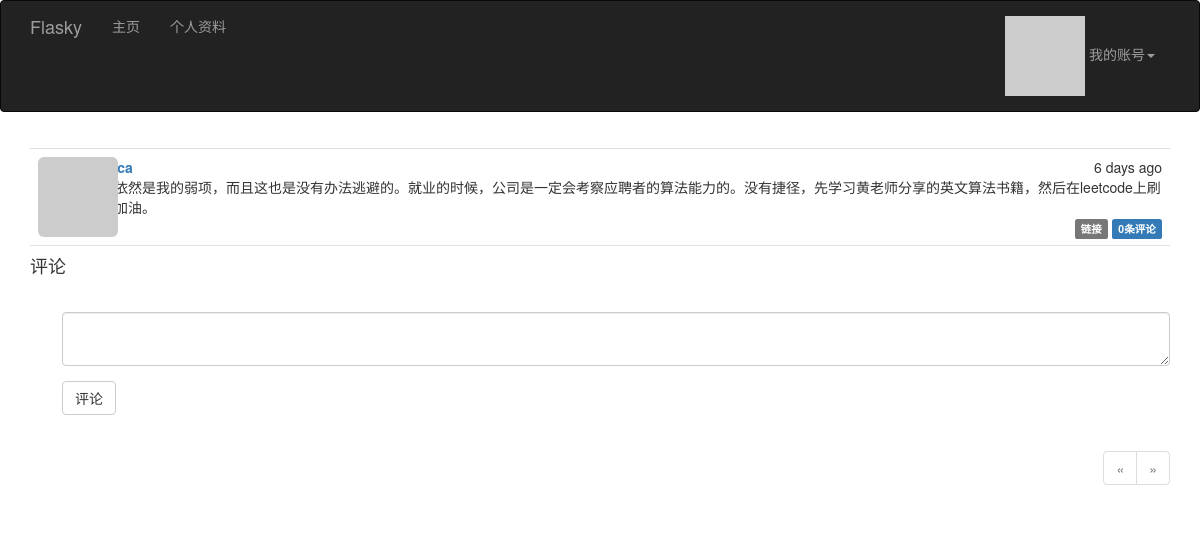
The app's page /post/2 (signed in) with its own data.
### app/models.py (models this page shows, shortened)
class Post(db.Model):
    __tablename__='posts'
    id=db.Column(db.Integer,primary_key=True)
    body=db.Column(db.Text)
    timestamp=db.Column(db.DateTime,index=True,default=datetime.utcnow)
    author_id=db.Column(db.Integer,db.ForeignKey('users.id'))
    body_html=db.Column(db.Text)
    comments=db.relationship('Comment',backref='post',lazy='dynamic')

### app/main/views.py (the view)
@main.route('/post/<int:id>',methods=['GET','POST'])
def post(id):
    post=Post.query.get_or_404(id)
    form=CommentForm()
    if form.validate_on_submit():
        comment=Comment(body=form.body.data,author=current_user._get_current_object(),post=post)
        db.session.add(comment)
        flash('评论成功')
        return redirect(url_for('main.post',id=post.id))
    page=request.args.get('page',1,type=int)
    pagination=post.comments.order_by(Comment.timestamp.desc()).paginate(page,per_page=current_app.config['FLASKY_COMMENTS_PER_PAGE'],error_out=False)
    comments=pagination.items
    return render_template('post.html',posts=[post],comments=comments,pagination=pagination,form=form)

### app/main/forms.py
class CommentForm(FlaskForm):
    body=PageDownField('',validators=[Required()])
    submit=SubmitField('评论')

### app/auth/views.py (called while the page is built)
@auth.before_app_request
def before_request():
    if current_user.is_authenticated:
        current_user.ping()
        if not current_user.confirmed and request.endpoint[:5]!='auth.' and request.endpoint!='static':
            return redirect(url_for('auth.unconfirmed'))

### app/main/__init__.py (called while the page is built)
@main.app_context_processor
def inject_permissions():
    return dict(Permission=Permission)

### app/main/views.py (called while the page is built)
@main.after_app_request
def after_request(response):
    for query in get_debug_queries():
        if query.duration>=current_app.config['FLASKY_SLOW_DB_QUERY_TIME']:
            current_app.logger.warning(
                'Slow query:%s\nParameters:%s\nDuration:%fs\nContext:%s\n'%
                (query.statement,query.parameters,query.duration,query.context))
    return response

### app/models.py (called while the page is built)
@login_manager.user_loader
def load_user(user_id):
    return User.query.get(int(user_id))

    def can(self,permissions):
        return self.role is not None and (self.role.permissions & permissions)==permissions

    def is_administrator(self):
        return self.can(Permission.ADMINISTER)

    def ping(self):
        self.last_seen=datetime.utcnow()
        db.session.add(self)

    def gravatar(self,size=100,default='identicon',rating='g'):
        if request.is_secure:
            url='https://secure.gravatar.com/avatar'
        else:
            url='http://www.gravatar.com/avatar'
        hash=self.avatar_hash or hashlib.md5(self.email.encode('utf-8')).hexdigest()
        return '{url}/{hash}?s={size}&d={default}&r={rating}'.format(url=url,hash=hash,size=size,default=default,rating=rating)

### app/templates/post.html (shortened to what this page needs)
{%extends 'base.html'%}
{%import 'bootstrap/wtf.html' as wtf%}
{%import '_macros.html' as macros%}
{%block page_content%}
{% include '_posts.html'%}
<h4 id='comments'>评论</h4>
{%if current_user.can(Permission.COMMENT)%}
<div class='comment-form'>
{{wtf.quick_form(form)}}
</div>
{%endif%}
{%if pagination%}
<div class='pagination'>
    {{macros.pagination_widget(pagination,'main.post',fragment='#comments',id=posts[0].id)}}
</div>
{%endif%}
{%endblock page_content%}

### app/templates/_posts.html (shortened to what this page needs)
<ul class='posts'>
    {%for post in posts%}
    <li class='post'>
        <div class='post-thumbnail'>
            <a href="{{url_for('main.user',username=post.author.username)}}">
                <img src="{{post.author.gravatar(size=40)}}" class='img-rounded profile-thumbnail'>
            </a>
        </div>
        <div class='post-content'>
            <div class='post-date'>
                {{moment(post.timestamp).fromNow()}}
            </div>
            <div class='post-author'>
                <a href="{{url_for('main.user',username=post.author.username)}}">{{post.author.username}}</a>
            </div>
            <div class='post-body'>
                {%if post.body_html%}
                {{post.body_html|safe}}
                {%else%}
                {{post.body}}
                {%endif%}
            </div>
            <div class='post-footer'>
                <a href="{{url_for('main.post',id=post.id)}}">
                    <span class='label label-default'>链接</span>
                </a>
                <a href="{{url_for('main.post',id=post.id)}}#comments">
                    <span class='label label-primary'>{{post.comments.count()}}条评论</span>
                </a>
            </div>
        </div>
    </li>
    {%endfor%}
</ul>

### app/static/css/styles.css (style rules this page uses)
.profile-thumbnail { position: absolute; }
ul.posts { list-style-type: none; padding: 0px; margin: 16px 0px 0px 0px; border-top: 1px solid #e0e0e0; }
ul.posts li.post { padding: 8px; border-bottom: 1px solid #e0e0e0; }
div.post-date { float: right; }
div.post-author { font-weight: bold; }
div.post-thumbnail { position: absolute; }
div.post-content { margin-left: 48px; min-height: 48px; }
div.post-footer { text-align: right; }
div.comment-form { margin: 16px 0px 16px 32px; }
div.pagination { width: 100%; text-align: right; padding: 0px; margin: 0px; }

### records on screen
Post: timestamp "6 days ago", body "算法依然是我的弱项，而且这也是没有办法逃避的。就业的时候，公司是一定会考察应聘者的算法能力的。没有捷径，先学习黄老师分享的英文算法书籍，然后在leetcode上刷题。加油。", comments.count "0"
